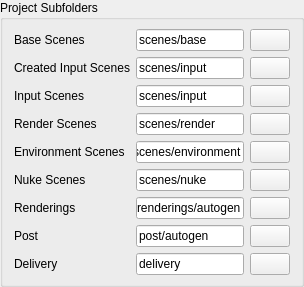
               <widget class="QGroupBox" name="groupBox_2">
                <property name="title">
                 <string>Project Subfolders</string>
                </property>
                <property name="flat">
                 <bool>false</bool>
                </property>
                <layout class="QVBoxLayout" name="verticalLayout_5">
                 <property name="topMargin">
                  <number>9</number>
                 </property>
                 <property name="bottomMargin">
                  <number>9</number>
                 </property>
                 <item>
                  <layout class="QFormLayout" name="formLayout_3">
                   <item row="3" column="0">
                    <widget class="QLabel" name="label_21">
                     <property name="text">
                      <string>Render Scenes</string>
                     </property>
                    </widget>
                   </item>
                   <item row="3" column="1">
                    <layout class="QHBoxLayout" name="horizontalLayout_18">
                     <item>
                      <widget class="QLineEdit" name="renderScenesFolderEdit">
                       <property name="toolTip">
                        <string>The render scenes are used for submission to generate renderings.</string>
                       </property>
                       <property name="text">
                        <string>scenes/render</string>
                       </property>
                      </widget>
                     </item>
                     <item>
                      <widget class="QPushButton" name="renderScenesFolderButton">
                       <property name="text">
                        <string/>
                       </property>
                       <property name="icon">
                        <iconset resource="../../../assets/resource_files/resources.qrc">
                         <normaloff>:/icons/folder.png</normaloff>:/icons/folder.png</iconset>
                       </property>
                      </widget>
                     </item>
                    </layout>
                   </item>
                   <item row="5" column="0">
                    <widget class="QLabel" name="label_28">
                     <property name="text">
                      <string>Environment Scenes</string>
                     </property>
                    </widget>
                   </item>
                   <item row="5" column="1">
                    <layout class="QHBoxLayout" name="horizontalLayout_23">
                     <item>
                      <widget class="QLineEdit" name="environmentScenesEdit">
                       <property name="toolTip">
                        <string>Optional scenes that will be loaded after the base scene for scene (lighting, props...) variations based on product information.</string>
                       </property>
                       <property name="text">
                        <string>scenes/environment</string>
                       </property>
                      </widget>
                     </item>
                     <item>
                      <widget class="QPushButton" name="environmentScenesButton">
                       <property name="text">
                        <string/>
                       </property>
                       <property name="icon">
                        <iconset resource="../../../assets/resource_files/resources.qrc">
                         <normaloff>:/icons/folder.png</normaloff>:/icons/folder.png</iconset>
                       </property>
                      </widget>
                     </item>
                    </layout>
                   </item>
                   <item row="6" column="0">
                    <widget class="QLabel" name="label_32">
                     <property name="text">
                      <string>Nuke Scenes</string>
                     </property>
                    </widget>
                   </item>
                   <item row="7" column="0">
                    <widget class="QLabel" name="label_23">
                     <property name="text">
                      <string>Renderings</string>
                     </property>
                    </widget>
                   </item>
                   <item row="7" column="1">
                    <layout class="QHBoxLayout" name="horizontalLayout_20">
                     <item>
                      <widget class="QLineEdit" name="renderingsFolderEdit">
                       <property name="toolTip">
                        <string>The folder where renderings will be stored.</string>
                       </property>
                       <property name="text">
                        <string>renderings/autogen</string>
                       </property>
                      </widget>
                     </item>
                     <item>
                      <widget class="QPushButton" name="renderingsFolderButton">
                       <property name="text">
                        <string/>
                       </property>
                       <property name="icon">
                        <iconset resource="../../../assets/resource_files/resources.qrc">
                         <normaloff>:/icons/folder.png</normaloff>:/icons/folder.png</iconset>
                       </property>
                      </widget>
                     </item>
                    </layout>
                   </item>
                   <item row="8" column="0">
                    <widget class="QLabel" name="label_24">
                     <property name="text">
                      <string>Post</string>
                     </property>
                    </widget>
                   </item>
                   <item row="8" column="1">
                    <layout class="QHBoxLayout" name="horizontalLayout_21">
                     <item>
                      <widget class="QLineEdit" name="postFolderEdit">
                       <property name="toolTip">
                        <string>The folder where post processed rendering results will be stored.</string>
                       </property>
                       <property name="text">
                        <string>post/autogen</string>
                       </property>
                      </widget>
                     </item>
                     <item>
                      <widget class="QPushButton" name="postFolderButton">
                       <property name="text">
                        <string/>
                       </property>
                       <property name="icon">
                        <iconset resource="../../../assets/resource_files/resources.qrc">
                         <normaloff>:/icons/folder.png</normaloff>:/icons/folder.png</iconset>
                       </property>
                      </widget>
                     </item>
                    </layout>
                   </item>
                   <item row="10" column="0">
                    <widget class="QLabel" name="label_25">
                     <property name="text">
                      <string>Delivery</string>
                     </property>
                    </widget>
                   </item>
                   <item row="10" column="1">
                    <layout class="QHBoxLayout" name="horizontalLayout_22">
                     <item>
                      <widget class="QLineEdit" name="deliveryFolderEdit">
                       <property name="toolTip">
                        <string>The folder where final images will be stored for delivery to the customer. Note that this is only useful if the naminig convention is different from the images in post.</string>
                       </property>
                       <property name="text">
                        <string>delivery</string>
                       </property>
                      </widget>
                     </item>
                     <item>
                      <widget class="QPushButton" name="deliveryFolderButton">
                       <property name="text">
                        <string/>
                       </property>
                       <property name="icon">
                        <iconset resource="../../../assets/resource_files/resources.qrc">
                         <normaloff>:/icons/folder.png</normaloff>:/icons/folder.png</iconset>
                       </property>
                      </widget>
                     </item>
                    </layout>
                   </item>
                   <item row="6" column="1">
                    <layout class="QHBoxLayout" name="horizontalLayout_25">
                     <item>
                      <widget class="QLineEdit" name="nukeScenesFolderEdit">
                       <property name="toolTip">
                        <string>The folder where nuke scenes are stored.</string>
                       </property>
                       <property name="text">
                        <string>scenes/nuke</string>
                       </property>
                      </widget>
                     </item>
                     <item>
                      <widget class="QPushButton" name="nukeScenesFolderButton">
                       <property name="text">
                        <string/>
                       </property>
                       <property name="icon">
                        <iconset resource="../../../assets/resource_files/resources.qrc">
                         <normaloff>:/icons/folder.png</normaloff>:/icons/folder.png</iconset>
                       </property>
                      </widget>
                     </item>
                    </layout>
                   </item>
                   <item row="0" column="0">
                    <widget class="QLabel" name="label_53">
                     <property name="text">
                      <string>Base Scenes</string>
                     </property>
                    </widget>
                   </item>
                   <item row="0" column="1">
                    <layout class="QHBoxLayout" name="horizontalLayout_29">
                     <item>
                      <widget class="QLineEdit" name="baseScenesFolderEdit">
                       <property name="toolTip">
                        <string>The base scenes are loaded first and may contain render settings and a base environment.</string>
                       </property>
                       <property name="text">
                        <string>scenes/base</string>
                       </property>
                      </widget>
                     </item>
                     <item>
                      <widget class="QPushButton" name="baseScenesFolderButton">
                       <property name="text">
                        <string/>
                       </property>
                       <property name="icon">
                        <iconset resource="../../../assets/resource_files/resources.qrc">
                         <normaloff>:/icons/folder.png</normaloff>:/icons/folder.png</iconset>
                       </property>
                      </widget>
                     </item>
                    </layout>
                   </item>
                   <item row="2" column="0">
                    <widget class="QLabel" name="label_22">
                     <property name="text">
                      <string>Input Scenes</string>
                     </property>
                    </widget>
                   </item>
                   <item row="2" column="1">
                    <layout class="QHBoxLayout" name="horizontalLayout_19">
                     <item>
                      <widget class="QLineEdit" name="inputScenesFolderEdit">
                       <property name="toolTip">
                        <string>The input scenes are used to create variation/render scenes.</string>
                       </property>
                       <property name="text">
                        <string>scenes/input</string>
                       </property>
                      </widget>
                     </item>
                     <item>
                      <widget class="QPushButton" name="inputScenesFolderButton">
                       <property name="text">
                        <string/>
                       </property>
                       <property name="icon">
                        <iconset resource="../../../assets/resource_files/resources.qrc">
                         <normaloff>:/icons/folder.png</normaloff>:/icons/folder.png</iconset>
                       </property>
                      </widget>
                     </item>
                    </layout>
                   </item>
                   <item row="1" column="0">
                    <widget class="QLabel" name="label_14">
                     <property name="text">
                      <string>Created Input Scenes</string>
                     </property>
                    </widget>
                   </item>
                   <item row="1" column="1">
                    <layout class="QHBoxLayout" name="horizontalLayout_15">
                     <item>
                      <widget class="QLineEdit" name="createdInputScenesFolderEdit">
                       <property name="toolTip">
                        <string>The input scenes are used to create variation/render scenes. This is the path to the scenes created by the input scene creation script.</string>
                       </property>
                       <property name="text">
                        <string>scenes/input</string>
                       </property>
                      </widget>
                     </item>
                     <item>
                      <widget class="QPushButton" name="createdInputScenesFolderButton">
                       <property name="text">
                        <string/>
                       </property>
                       <property name="icon">
                        <iconset resource="../../../assets/resource_files/resources.qrc">
                         <normaloff>:/icons/folder.png</normaloff>:/icons/folder.png</iconset>
                       </property>
                      </widget>
                     </item>
                    </layout>
                   </item>
                  </layout>
                 </item>
                </layout>
               </widget>
